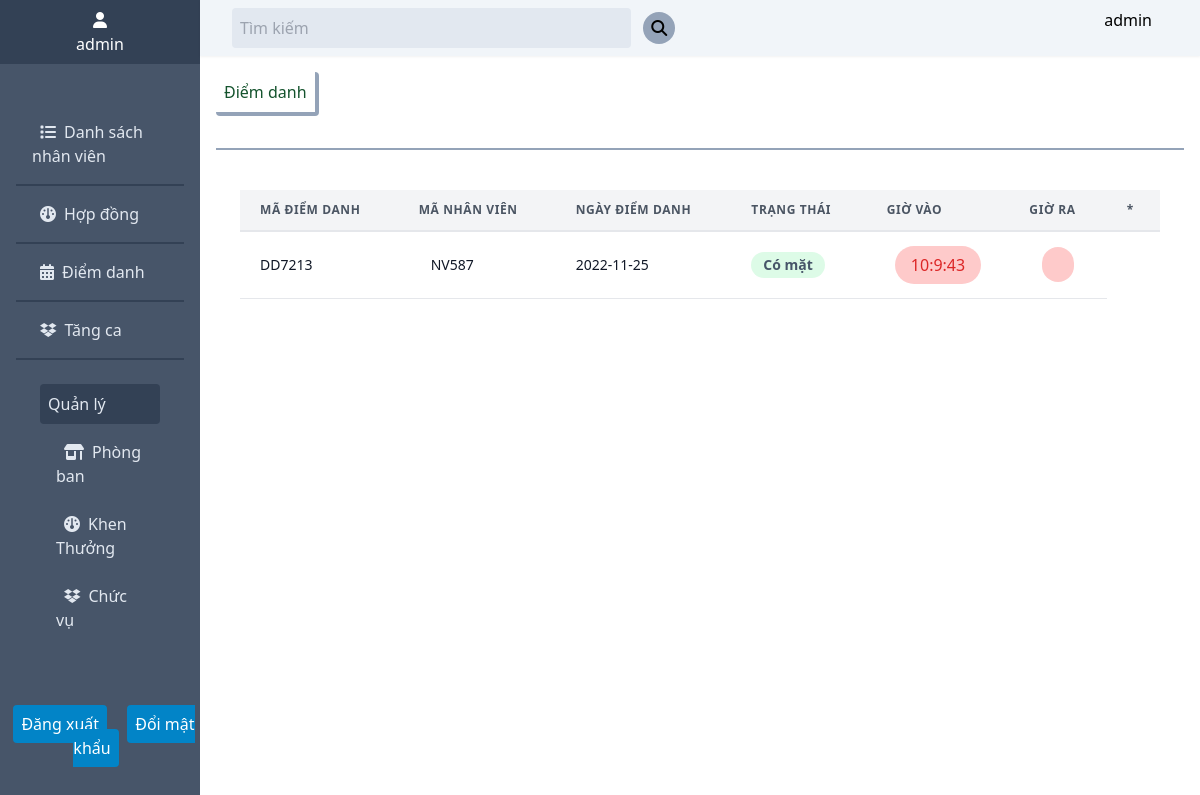
The app's page /chitietdiemdanh.php?maNv=NV587 (signed in) with its own data.
### tables this page shows
CREATE TABLE `nhanvien` (
  `maNV` varchar(20) NOT NULL,
  `password` varchar(20) NOT NULL,
  `luong` int(11) NOT NULL,
  `hoten` varchar(30) NOT NULL,
  `hinhanh` varchar(20) NOT NULL,
  `diachi` varchar(20) NOT NULL,
  `email` varchar(33) NOT NULL,
  `gioitinh` int(1) NOT NULL,
  `trangthai` int(1) NOT NULL,
  `maKT` varchar(20) NOT NULL,
  `maPhongBan` varchar(20) NOT NULL,
  `maChucVu` varchar(20) NOT NULL
);

CREATE TABLE `diemdanh` (
  `maDD` varchar(20) NOT NULL,
  `maNv` varchar(20) NOT NULL,
  `ngay` date NOT NULL,
  `trangthai` int(1) NOT NULL,
  `giovao` varchar(33) NOT NULL,
  `giora` varchar(33) NOT NULL,
  `id` int(11) NOT NULL
);

### src/controller/attendController.php (called while the page is built, shortened)
<?php
class attendController
{
    public function attend_detail($id)
    {
        $Attend = new Attend();
        $data = $Attend->getId($id);
        require './src/views/attend-detail.php';
        return $data;
    }
}

### src/config/database.php (called while the page is built, shortened)
<?php
class Database {
    public $hostname = 'localhost';
    public $username = 'root';
    public $pw = '';
    public $dbname = 'du_an1';
    public function __construct()
    {
        $this->conn = mysqli_connect($this->hostname, $this->username, $this->pw, $this->dbname);
    }
}
?>

### src/model/User.php (called while the page is built, shortened)
<?php
class User extends Database
{
    public function getId($id)
    {
        $reusult = mysqli_query($this->conn, "SELECT * FROM nhanvien where maNv = '$id'");
        $data = mysqli_fetch_assoc($reusult);
        return $data;
    }
}

### src/model/Attend.php (called while the page is built, shortened)
<?php
class Attend extends Database
{
    public function getId($maNv)
    {
        $data  = mysqli_query($this->conn, "SELECT * FROM diemdanh where maNV = '$maNv'");
        return $data;
    }
}

### src/views/attend-detail.php (the view, shortened to what this page needs)
<?php
require './src/views/component/head.php';
?>
<body>
    <main>
        <?php
        require './src/views/component/nav.php';
        ?>
        <section class="float-right w-5/6 relative">
            <?php
            require './src/views/component/search-header.php';
            ?>
            <div class="content-home bg_user">
                <div class="flex justify-between text-green-900 font-medium">
                    <p class="border border-slate-400 rounded border-0 border-r-4 border-b-4 m-4 p-2">Điểm danh</p>
                </div>
                <hr class="m-4 border-b-2 border-0 border-slate-400">
                <div class="m-10 pb-20">
                    <table class="min-w-full leading-normal">
                        <thead>
                            <tr>
                                <th class="px-5 py-3 border-b-2 border-gray-200 bg-gray-100 text-left text-xs font-semibold text-gray-600 uppercase tracking-wider">
                                    Mã điểm danh
                                </th>
                                <th class="px-5 py-3 border-b-2 border-gray-200 bg-gray-100 text-left text-xs font-semibold text-gray-600 uppercase tracking-wider">
                                    Mã nhân viên
                                </th>
                                <th class="px-5 py-3 border-b-2 border-gray-200 bg-gray-100 text-left text-xs font-semibold text-gray-600 uppercase tracking-wider">
                                    Ngày điểm danh
                                </th>
                                <th class="px-5 py-3 border-b-2 border-gray-200 bg-gray-100 text-left text-xs font-semibold text-gray-600 uppercase tracking-wider">
                                    Trạng thái
                                </th>
                                <th class="px-5 py-3 border-b-2 border-gray-200 bg-gray-100 text-left text-xs font-semibold text-gray-600 uppercase tracking-wider">
                                    Giờ vào
                                </th>
                                <th class="px-5 py-3 border-b-2 border-gray-200 bg-gray-100 text-left text-xs font-semibold text-gray-600 uppercase tracking-wider">
                                    Giờ ra
                                </th>
                                <th class="px-5 py-3 border-b-2 border-gray-200 bg-gray-100 text-left text-xs font-semibold text-gray-600 uppercase tracking-wider">
                                    *
                                </th>
                            </tr>
                        </thead>
                        <tbody>
                            <?php
                            while ($rows = mysqli_fetch_assoc($data)) {
                            ?>
                                <tr>
                                    <td class="px-5 py-5 border-b border-gray-200 bg-white text-sm">
                                        <p class="text-gray-900 whitespace-no-wrap"><?php echo $rows['maDD'] ?></p>
                                    </td>
                                    <td class="px-5 py-5 border-b border-gray-200 bg-white text-sm">
                                        <div class="ml-3">
                                            <p class="text-gray-900 whitespace-no-wrap">
                                                <?php echo $rows['maNv'] ?>
                                            </p>
                                        </div>
                                    </td>
                                    <td class="px-5 py-5 border-b border-gray-200 bg-white text-sm">
                                        <p class="text-gray-900 whitespace-no-wrap">
                                            <?php echo $rows['ngay'] ?>
                                        </p>
                                    </td>
                                    <td class="px-5 py-5 border-b border-gray-200 bg-white text-sm">
                                        <span class="relative inline-block px-3 py-1 font-semibold text-green-900 leading-tight">
                                            <span aria-hidden class="absolute inset-0 bg-green-200 opacity-50 rounded-full"></span>
                                                <span class="relative"><?php
                                                    if ($rows['trangthai'] == 1) {
                                                        echo '<p class="text-slate-600">Có mặt</p>';
                                                    } else {
                                                        echo '<p class="text-red-600">Vắng</p>';
                                                    }
                                                ?></span>
                                            </span>
                                    </td>
                                    <td class="px-5 py-5 border-b border-gray-200 text-center ">
                                        <p class=" bg-red-200 text-red-600 inline p-2 px-4 rounded-full whitespace-no-wrap">
                                            <?php echo $rows['giovao'] ?>
                                        </p>
                                    </td>
                                    <td class="py-5 text-center border-b border-gray-200 bg-white text-sm">
                                        <p class=" bg-red-200 text-red-600 inline p-2 px-4 rounded-full whitespace-no-wrap">
                                        </p>
                                    </td>
                                </tr>
                            <?php
                            }
                            ?>
                        </tbody>
                    </table>
                </div>
            </div>
        </section>
    </main>
</body>
</html>

### src/views/component/search-header.php (shortened to what this page needs)
<header class="bg-slate-100 drop-shadow-sm flex justify-between w-full">
    <form action="./timkiemnhanvien.php" method="GET">
        <input type="text" name="search" class="p-2 pr-40 bg-slate-200 text-slate-700 rounded m-2 ml-8" placeholder="Tìm kiếm">
        <button type="submit"><i class="p-2 rounded-full bg-slate-400 fa-solid fa-magnifying-glass"></i></button>
    </form>
    <div class="profile mr-10 relative">
        <?php
            $User = new User();
            $dataUserId = $User->getId($_SESSION['isUser']);
        ?>
        <form class="flex m-2 cursor-pointer" action="./chitietnhanvien.php" method="GET">
            <button class="m-auto"><?php echo $dataUserId['hoten'] ?></button>
        </form>
    </div>
</header>

### records on screen
nhanvien: hoten "admin"
diemdanh: maDD "DD7213", maNv "NV587", ngay "2022-11-25", trangthai "Có mặt", giovao "10:9:43"

### other values on screen
$_SESSION['isUser'] "admin"
